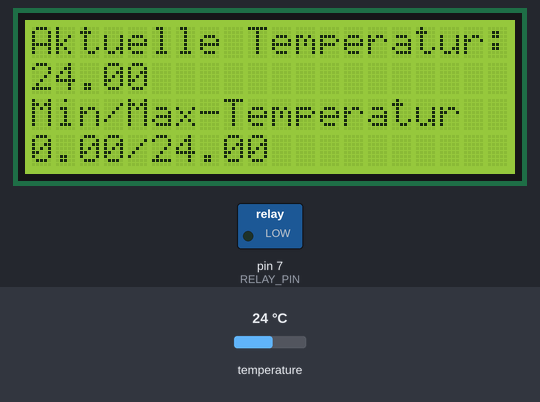
This sketch was run on a simulated Arduino Uno, built with avr-gcc and run on an emulated ATmega328P. On the bench: 20×4 character LCD, switched loads named in the sketch (green lamp = pin HIGH). Dashed ring = blinking. The inputs (shaded band) are chosen by the test bench; at power-on: temperature 24 °C. Pins used as bus, display or sensor lines are not drawn.

Above: at 4.8 s.
4.9 s: temperature set to 12 °C
At 7.2 s:
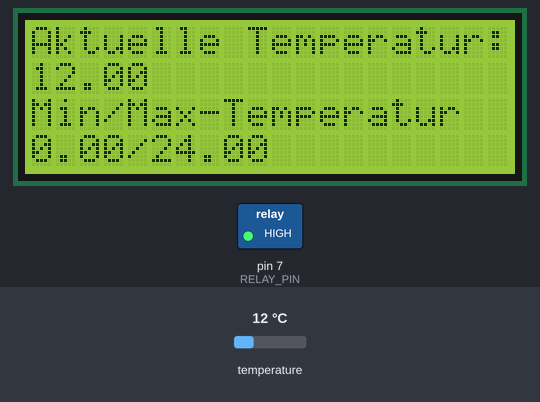
7.8 s: temperature set to 21.2 °C
At 9.1 s:
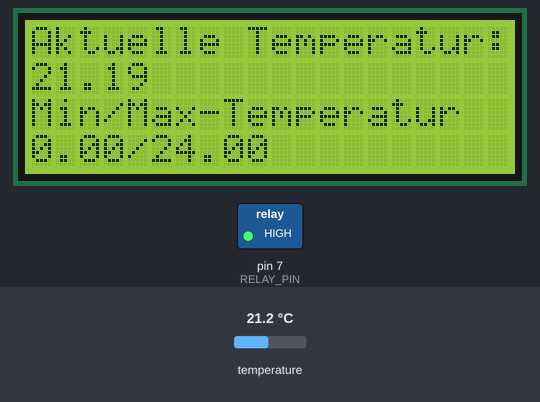
10.3 s: temperature set to 22.5 °C
At 13.1 s:
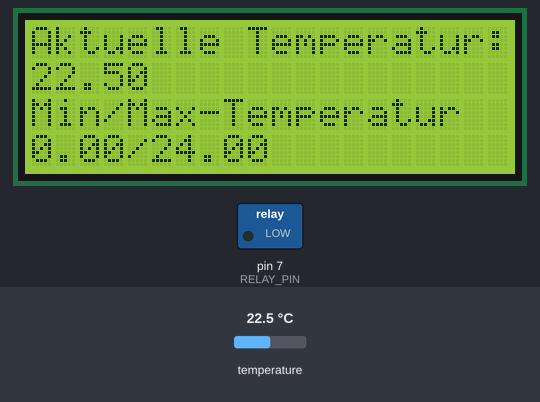
Timing chart, 0 to 20.0 s (numbered marks = the images above; inputs shaded):
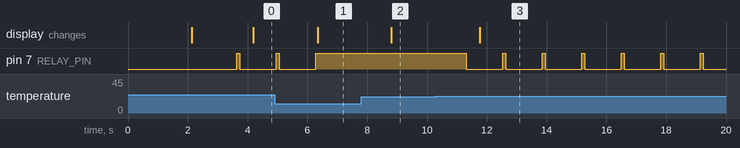

Measured:
- the behaviour switches between 22 and 22.1 °C on temperature (found by bisection; images 2 and 3)
- after the input at 4.9 s, pin 7 (RELAY_PIN): goes on until 6.3 s, then stays HIGH; the display: changes after 1.4 s (image 1)
- after the input at 7.8 s, the display: changes after 1.0 s (image 2)
- after the input at 10.3 s, pin 7 (RELAY_PIN): alternates HIGH for 0.10 s and LOW for 1.2 s, starting after 1.0 s; the display: changes after 1.5 s (image 3)

The sketch:

Cheesemachine.ino
```cpp
//  Mit dieser Software lässt sich ein Einkochkessel mit einem Solid-State-Relais, und einem DS18B20 Temperatursensor steuern,
//  so dass dieser möglichst genau eine Temperatur von 32°C erreicht und hält.


#include <DallasTemperature.h>
#include <OneWire.h>
#include <Wire.h>
#include <LiquidCrystal_I2C.h>

#define TEMP_READ_DELAY 800 //der Sensor kann nur ca. alle 750ms einen Messwert liefern
#define dutycycle 400 // Ruhezeit im Pulsebetrieb
#define oncycle 100 // Einschaltzeit im Pulsbetrieb
#define RELAY_PIN 7 //Relaispin
#define TEMP_PROBE_PIN 2 // DS18B20 DataPin
#define TEMP_PROBE_GND 3 // DS18B20 GND PIN
#define TEMP_PROBE_VCC 4 // DS18B20 VCC PIN

double setpoint = 32; // Gewünschte Zieltemperatur
double temperature, minTemp, maxTemp; // Variable für die Temperatur, Minimal- und Maximaltemperatur
int relayMode = 0; //Aus = 0, Halb = 1, Ganz = 2


// Initialisiere die Bibliotheken
OneWire oneWire(TEMP_PROBE_PIN);
DallasTemperature temperatureSensors(&oneWire);
LiquidCrystal_I2C lcd(0x27, 20, 4); //LCD mit 20x4 Zeichen

unsigned long lastTempUpdate; //Letztes Temperaturupdate


bool updateTemperature() {
  if ((millis() - lastTempUpdate) > TEMP_READ_DELAY) {
    temperature = temperatureSensors.getTempCByIndex(0); //hole Messung ab
    lastTempUpdate = millis();
    temperatureSensors.requestTemperatures(); //Beauftrage nächste Messung
    return true;
  }
  return false;
}

void setup() {
  lcd.init();                      // Initialisiere LCD
  lcd.backlight();                 // Schalte LCD Hintergrundbeleuchtung ein
  lcd.home();
  lcd.print("Cheesy-Peasy-Machine");
  lcd.setCursor(0, 2);
  lcd.print("  Bergkaeseapparat  ");
  delay(2000);
  lcd.clear();

  pinMode(RELAY_PIN, OUTPUT);
  pinMode(TEMP_PROBE_GND, OUTPUT);
  pinMode(TEMP_PROBE_VCC, OUTPUT);
  digitalWrite(RELAY_PIN, LOW);
  digitalWrite(TEMP_PROBE_GND, LOW);
  digitalWrite(TEMP_PROBE_VCC, HIGH);

  temperatureSensors.begin();
  temperatureSensors.requestTemperatures();
  while (!updateTemperature()) {} //Warte bis erste Temperatur vorliegt...
}

void heizbestimmung() {
  if ((setpoint - temperature) >= 10.0 ) {
    //Volle Heizleistung
    relayMode = 2;
  } else if ((setpoint - temperature) >= 1.0) {
    //Reduzierte Heizleistung
    relayMode = 1;
  } else {
    //Beende Heizen
    relayMode = 0;
  }
}

void relayCycle() {
  if (relayMode == 1) {
    digitalWrite(RELAY_PIN, HIGH);
    delay(oncycle);
    digitalWrite(RELAY_PIN, LOW);
    delay(dutycycle);

  }   else if (relayMode == 0) {
    //Do something
    digitalWrite(RELAY_PIN, LOW);;
  } else {
    digitalWrite(RELAY_PIN, HIGH);
  }
}

void minMax() {
  if ((temperature < minTemp) && temperature != -127) {
    minTemp = temperature;
  } else if (temperature > maxTemp) {
    maxTemp = temperature;
  }
}

void lcdAusgabe() {
  lcd.setCursor(0, 0);
  lcd.print("Aktuelle Temperatur:");

  if (temperature >= 10) {
    lcd.setCursor(0, 1);
    lcd.print(temperature);
  } else if (temperature >= 0) {
    lcd.setCursor(0, 1);
    lcd.print(" ");
    lcd.print(temperature);
  } else if (temperature == -127) {
    lcd.setCursor(0, 1);
    lcd.print("ERR    ");
  }
  lcd.setCursor(0, 2);
  lcd.print("Min/Max-Temperatur");
  lcd.setCursor(0, 3);
  lcd.print(minTemp);
  lcd.print("/");
  lcd.print(maxTemp);
  lcd.print("     "); //Lösche mögliche alte Zeichen in der Zeile

}

void loop() {
  updateTemperature();
  heizbestimmung();
  relayCycle();
  minMax();
  lcdAusgabe();
}
```
